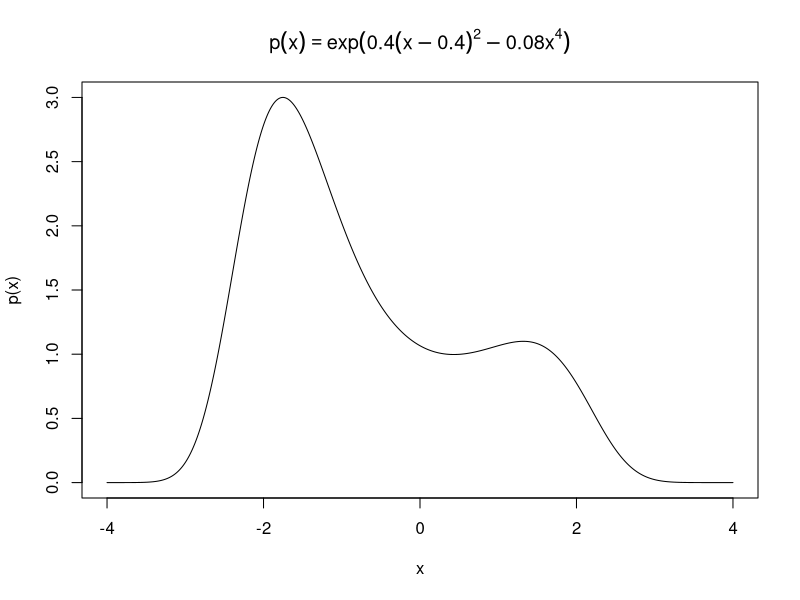
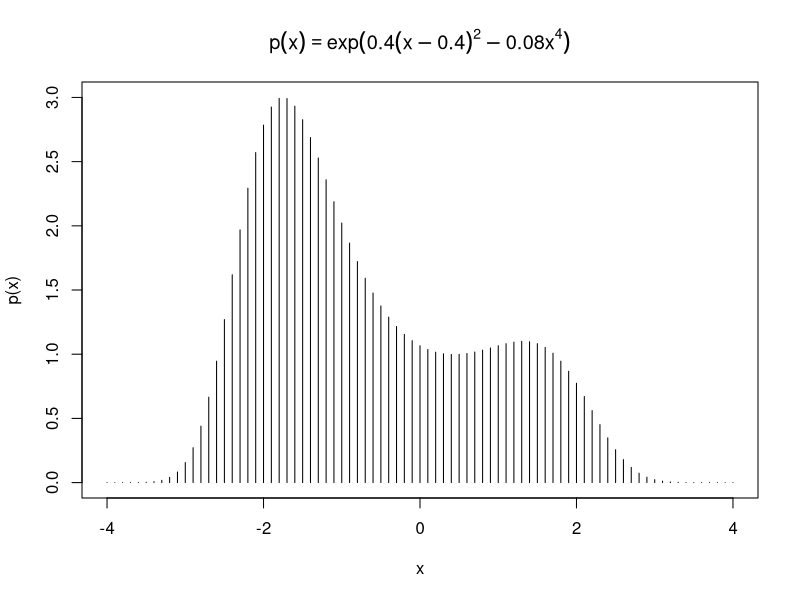
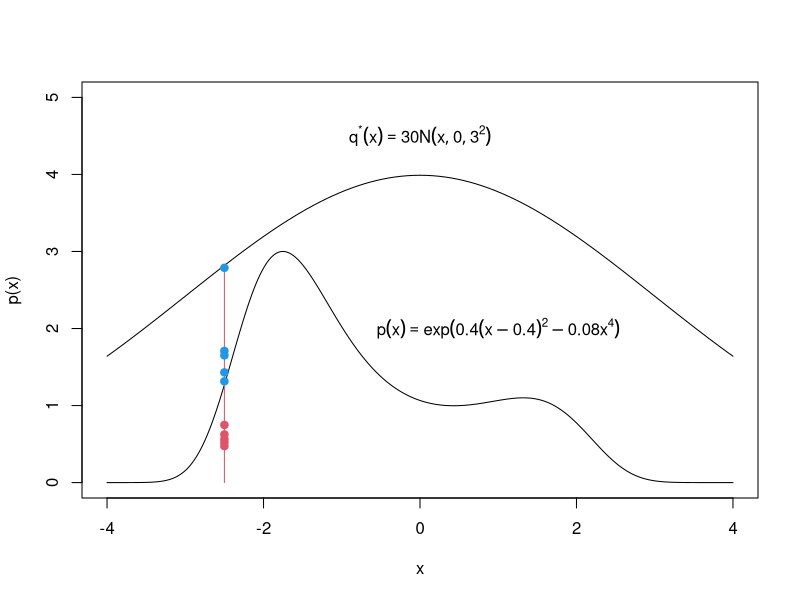
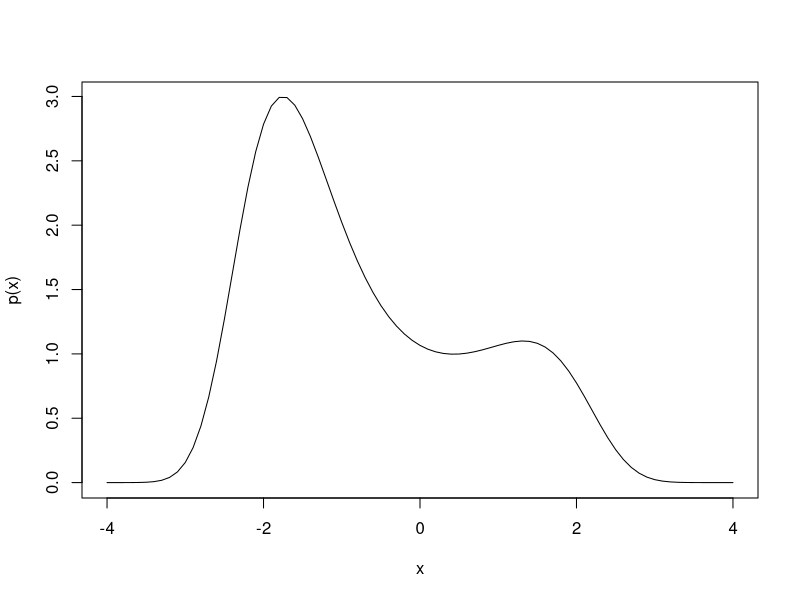
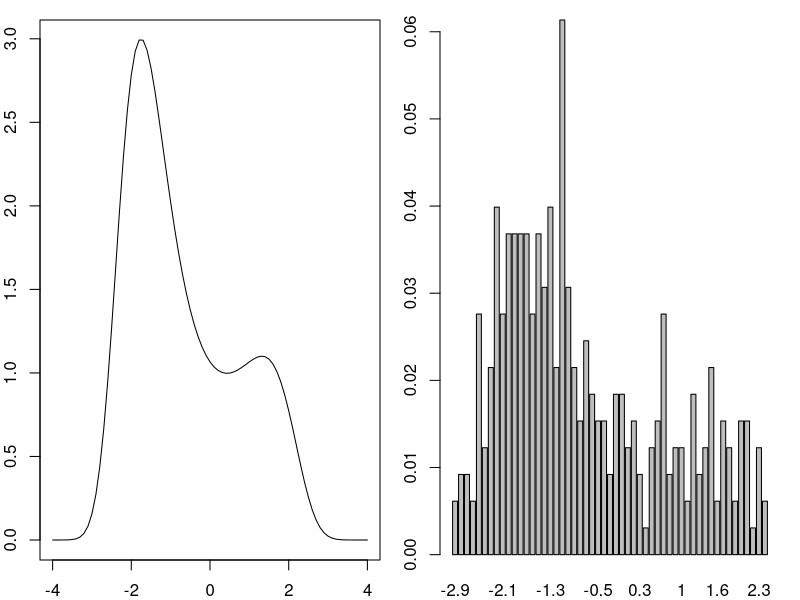
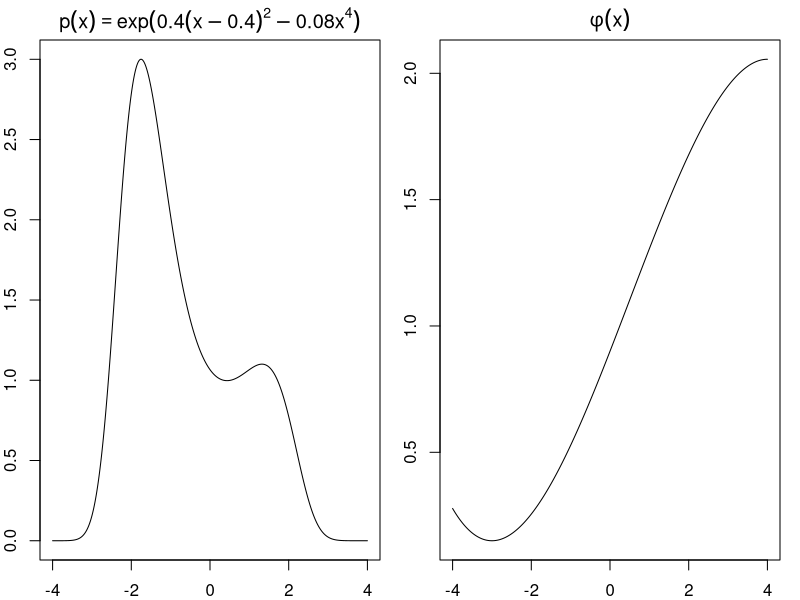
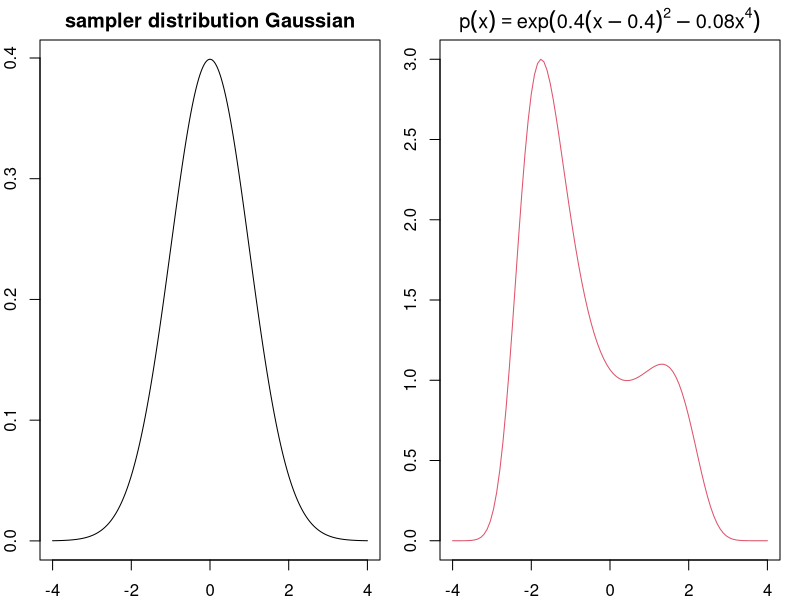
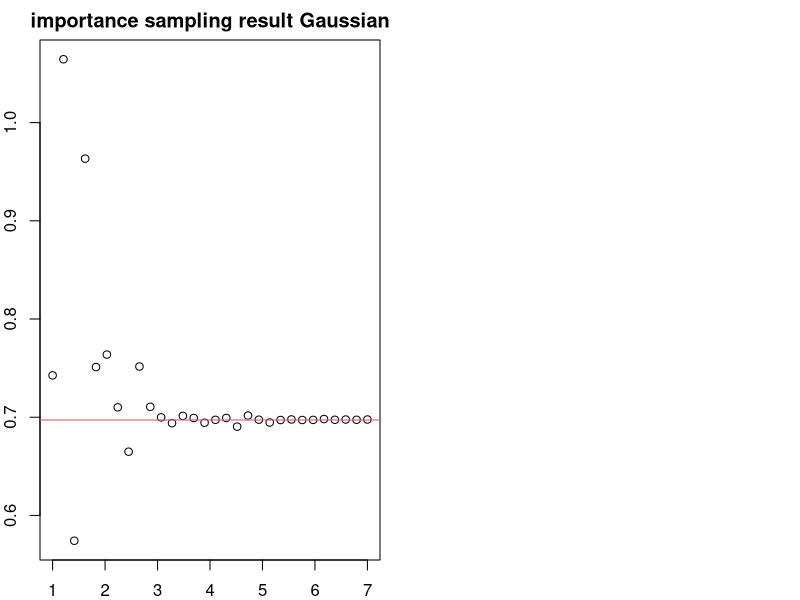

Write R code to recreate these figures, in order. (Note: this script raises an error after producing the figures.)
#' ---
#' title: "Biostatistical Computing, PHC 6068"
#' subtitle: "Monte Carlo methods"
#' author: Zhiguang Huo (Caleb)
#' date: "Monday Nov 13, 2017"
#' output:
#'   slidy_presentation: default
#'   ioslides_presentation: default
#'   beamer_presentation: null
#' ---
#' 
#' 
#' Bayesian sampling method
#' ===
#' 1. Monte Carlo methods. 
#'     - Direct sampling.
#'     - Rejection sampling.
#'     - Importance sampling.
#'     - Sampling-importance resampling.
#' 2. Markov chain Monte Carlo.
#'     - Metropolis-Hasting.
#'     - Gibbs sampling. (Next lecture)
#' 
#' Notation
#' ===
#' 
#' - Denote $p$, $q$ as unnormalized density function.
#'     - E.g. $p(x) = x(1 - x)$, $x \in (0, 1)$.
#' - Denote $p^*$, $q^*$ as normalized density function.
#'     - E.g. $p^*(x) = \frac{p(x)}{\int_x p(x) dx} = 6x(1 - x)$, $x \in (0, 1)$.
#'     - E.g. $q^*(x) = dnorm(x,0,1) = \frac{1}{\sqrt{2\pi}} \exp(-x^2)$.
#' 
#' 
#' Our targets
#' ===
#' 
#' - <span style="color:red">Target 1</span>, To generate Monte Carlo samples $x_m$ from a given probability distribution $p^*(x)$ or $p(x)$.
#' - <span style="color:red">Target 2</span>, To estimate expectations of functions under this distribution, for example
#' $$\mathbb{E}(g (x) | p^*(x)) = \int g(x) p^*(x) dx,$$
#' 
#' Examples: $\mathbb{E} (x | p^*(x))$ or $\mathbb{V}\mbox{ar} (x | p^*(x))$
#' 
#' A simulation approach
#' ===
#' 
#' Problem: We want to estimate $$\mathbb{E}(g (x) | p^*(x)) = \int g(x) p^*(x) dx,$$
#' Given distribution $p^*(x)$.
#' 
#' Examples: $\mathbb{E} (x | p^*(x))$ or $\mathbb{V}\mbox{ar} (x | p^*(x))$
#' 
#' - To generate samples $x_m$ from a given probability distribution $p^*(x)$.
#'     - sample using R: (e.g. rnorm).
#'     - CDF transformation: sample from UNIF(0,1). Then use inverse CDF transformation.
#'     
#' - To estimate expectations of functions under this emperical distribution
#' $$\mathbb{E}(g (x) | p^*(x))  \approx \frac{1}{M} \sum_{m=1}^M g(x^{(m)})$$
#'     - $M$ is number of Monte Carlo samples.
#'     - Via central limit theorem, this is valid.
#' 
#' 
#' Un-normalized density function problems
#' ===
#' - Unnormalized density function: $p(x) = \exp [ 0.4(x-0.4)^2 - 0.08x^4  ]$
#'     - $x \in (-4, 4)$ 
#' 
## ------------------------------------------------------------------------
p <- function(x, a=.4, b=.08){exp(a*(x-a)^2 - b*x^4)}
x <- seq(-4, 4, 0.01)
plot(x,p(x),type="l",  main = expression(p(x) == exp (0.4(x-0.4)^{2}  - 0.08 * x^{4})))

#' 
#' - Hard to compute the normalization factor $Z$.
#' 
## ------------------------------------------------------------------------
integrate(f = p, lower = -4, upper = 4)

#' - Even if we know $Z$, it is still challenge to draw samples.
#' - Direct solution: partition the distribution into bins and direct sampling.
#' 
#' Direct Sampling
#' ===
#' 
#' - Partition the distribution into bins and direct sampling.
#' 
## ------------------------------------------------------------------------
p <- function(x, a=.4, b=.08){exp(a*(x-a)^2 - b*x^4)}
x2 <- seq(-4, 4, 0.1)
plot(x,p(x),type="n",  main = expression(p(x) == exp (0.4(x-0.4)^{2}  - 0.08 * x^{4})))
segments(x2,0,x2,p(x2))

#' 
#' - Diffculty
#'     - Higher-dimensional: say $N = 5$
#'     - For each dimension, we divide the domain equally into $50$ bins
#'     - There will be $50^{5}$ sampling space, huge!
#' 
#' 
#' 
#' Rejection sampling (Demonstrate Monte Carlo method)
#' ===
#' 
#' - $p^*(x)$ is difficult to directly draw samples, but $p(x)$ is easy to evaluate the function value. 
#' 
#' (e.g. $p(x) = \exp [ 0.4(x-0.4)^2 - 0.08x^4  ]$)
#' 
#' - Sample from a simpler distribution $q^*(x)$.
#' Rejection sampling algorithm:
#' 
#' 1. $x \sim q^*(x)$
#' 2. accept $x$ with prob $p(x)/c q^*(x)$:
#'     - Sample $u \sim \mbox{UNIF}(0,1)$, accept if $p(x)/c q^*(x) > u$.
#' 3. Repeat Step 1 and 2 many times.
#' 
#' 
#' Rejection sampling
#' ===
#' 
## ------------------------------------------------------------------------
p <- function(x, a=.4, b=.08){exp(a*(x-a)^2 - b*x^4)}
x <- seq(-4, 4, 0.01)
qstar <- function(x, C = 30){
  C*dnorm(x,sd = 3) 
}
plot(x,p(x),type="l", ylim = c(0,5))
curve(qstar,add = T)
text(0, 4.5, expression({q^"*"} (x) == 30* N (x , 0, 3^2) ))
text(1, 2, expression(p(x) == exp (0.4(x-0.4)^{2}  - 0.08 * x^{4})))
x0 <- -2.5
segments(x0,0,x0,qstar(x0),col=2)
N <- 10
for(i in 1:N){
  set.seed(i)
  ay <- runif(1,0,qstar(x0))
  acol = ifelse(ay < p(x0),2,4)
  points(x0,ay,col=acol,pch=19)
}

#' 
#' 
#' Rejection sampling
#' ===
#' 
#' Proof:
#' \begin{align*} 
#' p^*(x) &= \frac{p(x)}{Z} \\
#' &= \frac{p(x)}{\int_x p(x) dx} \\
#' &=  \frac{[p(x)/c q^*(x)]q^*(x)}{\int_x [p(x)/c q^*(x)]q^*(x)dx} \\ 
#' \end{align*}
#' 
#' Interpretation of the numerator:
#' 
#' - $q^*(x):$ Sampling from the proposed distribution.
#' - $p(x)/c q^*(x):$ Rejection probability.
#' 
#' Rejection sampling
#' ===
## ------------------------------------------------------------------------
## rejection sampling
p <- function(x, a=.4, b=.08){exp(a*(x-a)^2 - b*x^4)}
x <- seq(-4, 4, 0.1)
plot(x,p(x),type="l")
# uniform proposal on [-4,4]:
qstar <- function(x){rep.int(0.125,length(x))}
# we can find M in this case:
C <- round(max(p(x)/qstar(x))) + 1; C
# number of samples
N <- 1000
# generate proposals and u
x.h <- runif( N, -4, 4 )
u <- runif( N )
acc <- u < p(x.h) / (C * qstar(x.h))
x.acc <- x.h[ acc ]
# how many proposals are accepted
sum( acc ) /N

#' 
#' ---
#' 
## ------------------------------------------------------------------------
# calculate some statistics
c(m=mean(x.acc), s=sd(x.acc))

par(mfrow=c(1,2), mar=c(2,2,1,1))
plot(x,p(x),type="l")
barplot(table(round(x.acc,1))/length(x.acc))

#' 
#' **Discussion:** What does the acceptance rate depend on?
#' 
#' 
#' Importance sampling
#' ===
#' 
#' Importance sampling is not a method for generating samples from $p(x)$ (target 1),
#' it is just a method for estimating the expectation of a function $g(x)$ (target 2).
#' 
#' - Sampling from $p^*(x)$ is hard.
#' - Want to calculate expectation of $\phi(x)$ under $p^*(x)$.
#' - Suppose we can sample from a simpler proposal distribution $q^*$ instead.
#' - If $q^*$ dominates $p^*$ (i.e., $q^*(x)>0$ whenever $p^*(x)>0$), we can sample from $q^*$ and reweight: $w(x) = \frac{p^*(x)}{q^*(x)}$
#' 
#' ![](../figure/importanceSamplingAlgorithm.png)
#' 
#' 
#' Importance sampling, algorithm
#' ===
#' - Underlying distribution: $p(x)$ or $p^*(x) = \frac{p(x)}{Z}$.
#' - Proposed distribution (Sampler): $q^*(x)$.
#' - Function of interest $\phi (x)$.
#' 
#' \begin{align*} 
#' \mathbb{E} (\phi (x) | p^* )  &= \int \phi (x) p^*(x) dx\\ 
#' &= \frac{\int \phi (x) p^*(x) dx}{\int p^*(x) dx}\\ 
#' &=  \frac{\int [\phi (x) p(x)/Z] dx}{\int [p(x)/Z] dx}\\ 
#' &=  \frac{\int [\phi (x) p(x)/q^*(x)] q^*(x) dx}{\int [p(x)/q^*(x)]  q^*(x) dx},
#' \end{align*}
#' 
#' - This can be estimated using M draws $x_1, \ldots, x_M$ from $q^*(x)$ by the following expression.
#' 
#' $$\hat{\mathbb{E}} (\phi (x) | p^* ) = \frac{\frac{1}{M} \sum_{m=1}^M[\phi (x_m) p(x_m)/q^*(x_m)] }{ \frac{1}{M} \sum_{m=1}^M[p(x_m)/q^*(x_m)]}$$
#' 
#' 
#' $w(x_m) =\frac{p(x_m)}{q^*(x_m)}$
#' 
#' $$\hat{\mathbb{E}} (\phi (x) | p^* )  = \frac{ \sum_{m=1}^M \phi(x_m) w(x_m)}{ \sum_{m=1}^M w(x_m)}
#' $$
#' 
#' - Importance ratio: $\frac{w(x_m)}{ \sum_{m=1}^M w(x_m)}$
#' 
#' 
#' Importance sampling, examples
#' ===
#' 
#' - Problem setting:
#' 
## ------------------------------------------------------------------------
par(mfrow=c(1,2), mar=c(2,2,2,1))

p <- function(x, a=.4, b=.08){exp(a*(x-a)^2 - b*x^4)}
x <- seq(-4, 4, 0.01)
plot(x,p(x),type="l",  main = expression(p(x) == exp (0.4(x-0.4)^{2}  - 0.08 * x^{4})))

phi <- function(x){ (- 1/3*x^3 + 1/2*x^2 + 12*x - 12) / 30 + 1.3}
x <- seq(-4, 4, 0.01)
plot(x,phi(x),type="l",main= expression(phi(x)))

#' 
#' - $p(x) = \exp [0.4 (x - 0.4) ^ 2 - 0.08 x^4]$
#' - $\phi (x) = (- 1/3x^3 + 1/2x^2 + 12x - 12) / 30 + 1.3$ = right panel.
#' 
#' Underlying solution
#' ===
#' 
#' \begin{align*} 
#' \mathbb{E} (\phi (x) | p^* )  &= \int \phi (x) p^*(x) dx\\ 
#' &= \frac{\int \phi (x) p^*(x) dx}{\int p^*(x) dx}\\ 
#' &=  \frac{\int [\phi (x) p(x)/Z] dx}{\int [p(x)/Z] dx}\\ 
#' &=  \frac{\int [\phi (x) p(x)] dx}{\int [p(x)] dx}\\ 
#' \end{align*}
#' 
#' 
## ------------------------------------------------------------------------
ep <- function(x) p(x)*phi(x)
truthE <- integrate(f = ep, lower = -4, upper = 4)$value/integrate(f = p, lower = -4, upper = 4)$value
truthE

#' 
#' Importance sampling, examples (2)
#' ===
#' 
## ------------------------------------------------------------------------
q.r <- rnorm
q.d <- dnorm

par(mfrow=c(1,2))
plot(x,q.d(x),type="l",main='sampler distribution Gaussian')
curve(p, from = -4,to = 4 ,col=2 ,  main = expression(p(x) == exp (0.4(x-0.4)^{2}  - 0.08 * x^{4})))

M <- 1000
x.m <- q.r(M)
ww <- p(x.m) / q.d(x.m)
qq <- ww / sum(ww)
x.g <- phi(x.m)
sum(x.g * qq)

#' 
#' Number of samples for importance sampling
#' ===
#' 
## ---- cache=T------------------------------------------------------------
M <- 10^seq(1,7,length.out = 30)

result.g <- numeric(length(M))
for(i in 1:length(M)){
  aM <- M[i]
  x.m <- q.r(aM)
  ww <- p(x.m) / q.d(x.m)
  
  qq.g <- ww / sum(ww)
  x.g <- phi(x.m)
  
  result.g[i] <- sum(x.g * qq.g)/sum(qq.g)
}

plot(log10(M),result.g,main='importance sampling result Gaussian')
abline(h = truthE, col = 2)

#' 
#' Sampling from a narrow Gaussian distribution
#' ===
#' 
## ------------------------------------------------------------------------
q.r_narrow <- function(x){rnorm(x,0,1/2)}
q.d_narrow <- function(x){dnorm(x,0,1/2)}

par(mfrow=c(1,2))
plot(x,q.d_narrow(x),type="l",main='sampler narrow distribution Gaussian')
curve(p, from = -4,to = 4 ,col=2 ,  main = expression(p(x) == exp (0.4(x-0.4)^{2}  - 0.08 * x^{4})))

#' 
#' 
#' Number of samples for importance sampling (narrow Gaussian distribution)
#' ===
#' 
#' 
## ---- cache=T------------------------------------------------------------
M <- 10^seq(1,7,length.out = 30)

result.narrow <- numeric(length(M))
for(i in 1:length(M)){
  aM <- M[i]
  x.m <- q.r_narrow(aM)
  ww <- p(x.m) / q.d_narrow(x.m)
  
  qq.c <- ww / sum(ww)
  x.c <- phi(x.m)
  
  result.narrow[i] <- sum(x.c * qq.c)/sum(qq.c)
}
plot(log(M,10),result.narrow)
abline(h = truthE, col = 2)

#' 
#' Importance sampling remark
#' ===
#' 
#' - Want to estimate the $\mathbb{E} (\phi (x) | p^* )$.
#' - If the proposal density $q^*(x)$ is small in a region where $|\phi(x) p^*(x)|$ is large,
#' it is quite possible that after many points $x_m$ have been generated, none of them fell in that region.
#' This leads to a wrong estimate of $\mathbb{E} (\phi (x) | p^* )$.
#' - Importance sampler should have heavy tails.
#' - If $q^* (x)$ can be chosen such that $\frac{\phi p}{q^*}$ is roughly constant,
#' then fairly precise estimates of the integral can be obtained.
#' - Importance sampling is not a useful method if the importance ratios vary substantially. The worst possible scenario occurs when the importance ratios are small with high probability but with a low probability are huge.
#' 
#' 
#' Importance resampling (SIR)
#' ===
#' 
#' - SIR: sampling-importance resampling.
#' - This is an alternative when rejection sampling constant $c$ is not immediately available.
#' - Algorithm (BDA3, reference)
#'     - Draw samples $x_1, \ldots, x_M \sim q^*(x)$.
#'     - Calculated importance weights $w_m = p(x_i)/q^*(x_i)$.
#'     - Normalize the weights  as $W_m = \frac{w_m}{\sum_m w_m}$ (importance ratio).
#'     - Resample ($K$ out of $M$) from $\{ x_1, \ldots, x_M \}$ where $y_k, 1\le k \le K$ is drawn with probability $W_m$. (without replacement)
#' 
#' Remark:
#' 
#' - also see other people Resample ($M$ out of $M$) with replacement.
#' 
#' 
#' Implement importance resampling (SIR)
#' ===
## ------------------------------------------------------------------------
p <- function(x, a=.4, b=.08){exp(a*(x-a)^2 - b*x^4)}
x <- seq(-4, 4, 0.01)
plot(x,p(x),type="l")

qstar <- function(x){rep.int(0.125,length(x))}
N <- 10000
S <- 1000
x.qstar <- runif( N, -4, 4 )
ww <- p(x.qstar) / qstar(x.qstar)
qq <- ww / sum(ww)
x.acc <-sample(x.qstar, size = S, prob=qq, replace=F)
par(mfrow=c(1,2), mar=c(2,2,1,1))
plot(x,p(x),type="l")
barplot(table(round(x.acc,1))/length(x.acc))

#' 
#' 
#' Summarize
#' ===
#' - Direct sampling. (target 1)
#' - Rejection sampling. (target 1)
#' - Importance sampling. (target 2)
#' - Sampling-importance resampling. (target 1)
#' 
#' 
#' 
#' limitation of Monte Carlo method
#' ===
#' - Direct sampling
#'     - Often hard to compute the normalization factor $Z$.
#'     - Hard to get rare events, especially in higher dimensional spaces.
#' - Rejection sampling, importance sampling.
#'     - Do not work well if the proposed distribution $q^*(x)$ is very different from $p(x)$.
#'     - Constructing a $q^*(x)$ similar to $p(x)$ can be difficult.
#'         -  Making a good proposal usually requires knowledge of the analytic form of $p(x)$ - but if we had that, we wouldn't even need to sample!
#' - Solution: instead of a fixed proposed distribution $q^*(x)$, we can use an adaptive proposal.   
#'         
#' 
#' 
#' Motivation of Metropolis-Hastings
#' ===
#' 
#' - Drawbacks of rejection sampling and SIR are that it is difficult to propose an efficient distribution $q^*(x)$
#' - For rejection sampling, it is also difficult to find $M$.
#' - A smart idea is let the proposed distribution depends on the last accepted value.
#' - Instead of fixed $q(x')$, we use $q(x'|x)$ where $x'$ is the new state being sampled and $x$ is the previous sample.
#' - As $x$ changes, $q(x'|x)$ can also change (as a function of $x'$.)
#' 
#' ![compare importance sampling and Metropolis-Hastings](../figure/compareMHandDS.png)
#' 
#' 
#' 
#' Monte Carlo vs Markov Chain Monte Carlo
#' ===
#' 
#' - Monte Carlo methods: simulation/sampling methods.
#'     - Simulation
#'     - Rejection sampling
#'     - SIR
#' - Markov Chain Monte Carlo: A type of Monte Carlo method -- **next step samples depend on previous samples**.
#'     - Metropolis-Hastings
#'     - Gibbs Sampling
#' 
#' 
#' Introduce MH algorithm
#' ===
#' 
#' - ![compare importance sampling and Metropolis-Hastings](../figure/compareMHandDS.png)
#' 
#' - Draw a sample $x'$ from $q(x'|x)$, where $x$ is the previous sample.
#' - The new sample $x'$ is accepted or rejected with some probability $A(x'|x)$.
#' $$A(x'|x) = \min \bigg(1, \frac{p(x')q(x|x')}{p(x)q(x'|x)} \bigg)$$ 
#' - $A(x'|x) = \min \bigg(1, \frac{p(x')}{q(x'|x)}/\frac{p(x)}{q(x|x')}  \bigg)$ is a ratio of importance sampling weights.
#' 
#' 
#' MH algorithm
#' ===
#' 
#' - Initialize our parameters $x^0$.
#' - Given an accepted value $x^{t-1}$
#'     1. Draw $x \sim q(\cdot|x^{t-1})$.
#'     2. Accept $x$ with probability $A(x|x^{t-1}) = \min \bigg(1, \frac{p(x)q(x^{t-1}|x)}{p(x^{t-1})q(x|x^{t-1})} \bigg)$, 
#' and if accepted, set $x^t = x$.
#'         - Draw $u \sim UNIF(0,1)$.
#'         - If $u < A(x|x^{t-1})$, accept.
#'     3. If we didn't accept $x$, set $x^t = x^{t - 1}$
#' - We repeat $T$ times ($t = 1, \ldots, T$).
#' 
#' 
#' Implementation of MH algorithm
#' ===
#' 
#' - target distribution: $p(x) = \exp [ 0.4(x-0.4)^2 - 0.08x^4  ]$
#' - sampling distribution: $q(x^{(t)}) = dnorm(x^{(t)},x^{(t-1)},1)$
#' 
## ------------------------------------------------------------------------
p <- function(x, a=.4, b=.08){exp(a*(x-a)^2 - b*x^4)}
x <- seq(-4, 4, 0.1)
plot(x,p(x),type="l")

#' 
#' ---
#' 
## ------------------------------------------------------------------------
N <- 10000
x.acc5 <- rep.int(NA, N)
u <- runif(N)
acc.count <- 0
std <- 1 ## Spread of proposal distribution
xc <- 0; ## Starting value
for (ii in 1:N){
  xp <- rnorm(1, mean=xc, sd=std) ## proposal
  alpha <- min(1, (p(xp)/p(xc)) *
                 (dnorm(xc, mean=xp,sd=std)/dnorm(xp, mean=xc,sd=std)))
  x.acc5[ii] <- xc <- ifelse(u[ii] < alpha, xp, xc)
  ## find number of acccepted proposals:
  acc.count <- acc.count + (u[ii] < alpha)
}
## Fraction of accepted *new* proposals
acc.count/N

#' ---
#' 
#' 
## ------------------------------------------------------------------------
par(mfrow=c(1,2), mar=c(2,2,1,1))
plot(x,p(x),type="l")
barplot(table(round(x.acc5,1))/length(x.acc5))

#' 
#' 
#' Check samples from MH
#' ===
#' 
## ------------------------------------------------------------------------
plot(x.acc5,type="l")

#' 
#' Good convergence.
#' 
#' Check samples from MH
#' ===
#' 
#' - burnin period: disgard intial samples since they may not be in the stationary distribution
#'     - initial x = 8?
#' 
#' - play with variance? (doesn't converge)
#'     - sd = 0.1
#'     - sd = 0.01
#' 
#' - How many samples (empirically):
#'     - total 10,000 samples.
#'     - 500 burnin samples.
#' 
#' 
#' Remove initial values for burnin period
#' ===
#' 
## ------------------------------------------------------------------------
N <- 1000
x.acc5 <- rep.int(NA, N)
u <- runif(N)
acc.count <- 0
std <- 1 ## Spread of proposal distribution
xc <- 8; ## Starting value
for (ii in 1:N){
  xp <- rnorm(1, mean=xc, sd=std) ## proposal
  alpha <- min(1, (p(xp)/p(xc)) *
                 (dnorm(xc, mean=xp,sd=std)/dnorm(xp, mean=xc,sd=std)))
  x.acc5[ii] <- xc <- ifelse(u[ii] < alpha, xp, xc)
  ## find number of acccepted proposals:
  acc.count <- acc.count + (u[ii] < alpha)
}
## Fraction of accepted *new* proposals
acc.count/N

## ------------------------------------------------------------------------
plot(x.acc5,type="l")

#' 
#' 
#' Doesn't converge 
#' ===
#' 
## ------------------------------------------------------------------------
N <- 1000
x.acc5 <- rep.int(NA, N)
u <- runif(N)
acc.count <- 0
std <- 0.1 ## Spread of proposal distribution
xc <- 0; ## Starting value
for (ii in 1:N){
  xp <- rnorm(1, mean=xc, sd=std) ## proposal
  alpha <- min(1, (p(xp)/p(xc)) *
                 (dnorm(xc, mean=xp,sd=std)/dnorm(xp, mean=xc,sd=std)))
  x.acc5[ii] <- xc <- ifelse(u[ii] < alpha, xp, xc)
  ## find number of acccepted proposals:
  acc.count <- acc.count + (u[ii] < alpha)
}
## Fraction of accepted *new* proposals
acc.count/N

## ------------------------------------------------------------------------
plot(x.acc5,type="l")

#' 
#' 
#' Why MH converge? (optional)
#' ===
#' 
#' - In MH we draw sample $x'$ according to $q(x'|x)$, then we accept/reject according to $A(x'|x)$.
#' - The transition kernel is $T(x'|x) = q(x'|x) A(x'|x)$.
#' - $A(x'|x) = \min \bigg(1, \frac{p(x')q(x|x')}{p(x)q(x'|x)} \bigg)$
#' - If $A(x'|x) \le 1$, then $\frac{p(x')q(x|x')}{p(x)q(x'|x)} \le 1$, $\frac{p(x)q(x'|x)}{p(x')q(x|x')} \ge 1$, $A(x|x') = 1$.
#' - Proof:
#' $$ A(x'|x) = \frac{p(x')q(x|x')}{p(x)q(x'|x)}$$
#' $$ p(x)q(x'|x) A(x'|x) = p(x')q(x|x') $$
#' $$ p(x)q(x'|x) A(x'|x) = p(x')q(x|x') A(x|x')$$
#' $$ p(x)T(x'|x)  = p(x')T(x|x') $$
#' The last line is called detailed balance condition.
#' 
#' $$ \int_{x} p(x)T(x'|x) dx = \int_{x} p(x')T(x|x') dx$$
#' $$ p(x') = \int_{x} p(x)T(x'|x) dx$$
#' 
#' Since p(x) is the true distribution.
#' MH algorithm will eventually converges to the true distribution.
#' 
#' 
#' Special cases for MH
#' ===
#' 
#' - Metropolis algorithm: 
#'     - The proposed distribution is symmetrical, e.g. $q(x'|x) = q(x|x')$ for all pairs (x,x'). In this case the acceptance probability is $A(x'|x) = \min (1, \frac{p(x')}{p(x)})$
#' 
#' - Random-walk Metropolis: 
#'     - A popular choice for proposal in a Metropolis algorithm is $q(x'|x) = g(x-x')$ where g is symmetric. 
#' 
#' - Independence sampler:
#'     - The proposed distribution $q(x'|x) = q(x')$ doesn't depend on $x$. The acceptance probability becomes $A(x'|x) = \min(1,  \frac{p(x')}{p(x)} \frac{q(x)}{q(x')})$. This works well when $q$ is a good approximation to $p$.
#'     
#' - Gibbs sampling:
#'     - $q(x'|x)$ is the conditional probability given all other variables.  $A(x'|x) = 1$.
#' 
#' Always remember for MCMC
#' ===
#' 
#' - Burn-in period.
#' - Monitor convergence.
#' 
#' 
#' References
#' ===
#' 
#' - [Bayesian Data analysis](https://www.math.muni.cz/~kolacek/docs/bayesian_data_analysis.pdf) Chapter 10-12
#' 
## ------------------------------------------------------------------------
knitr::purl("MC.rmd", output = "MC.R ", documentation = 2)

